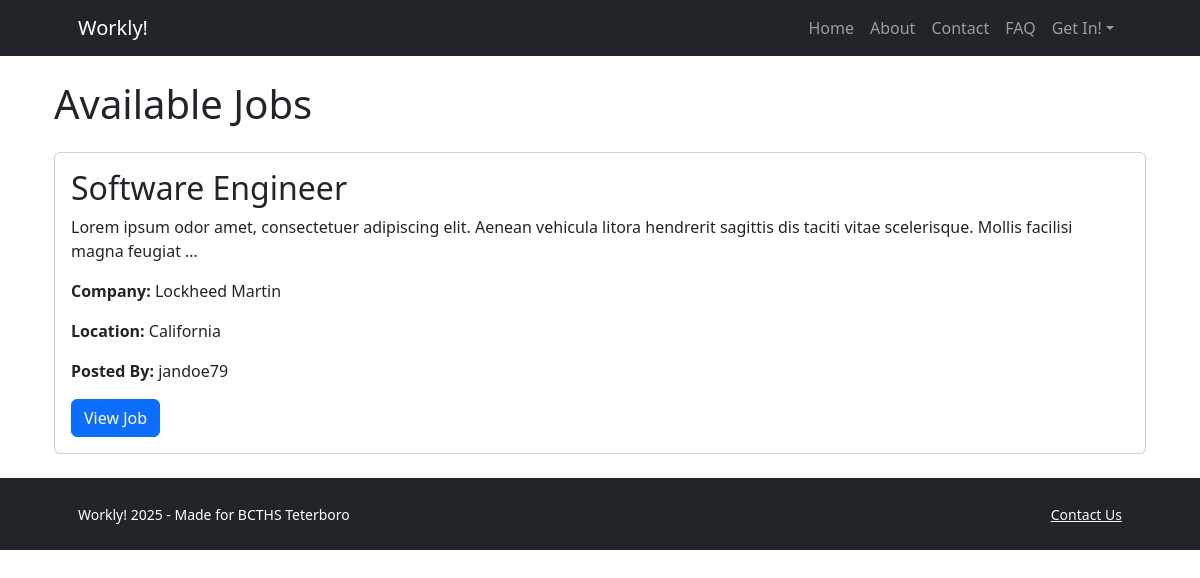
The app's page /jobs/, older data.
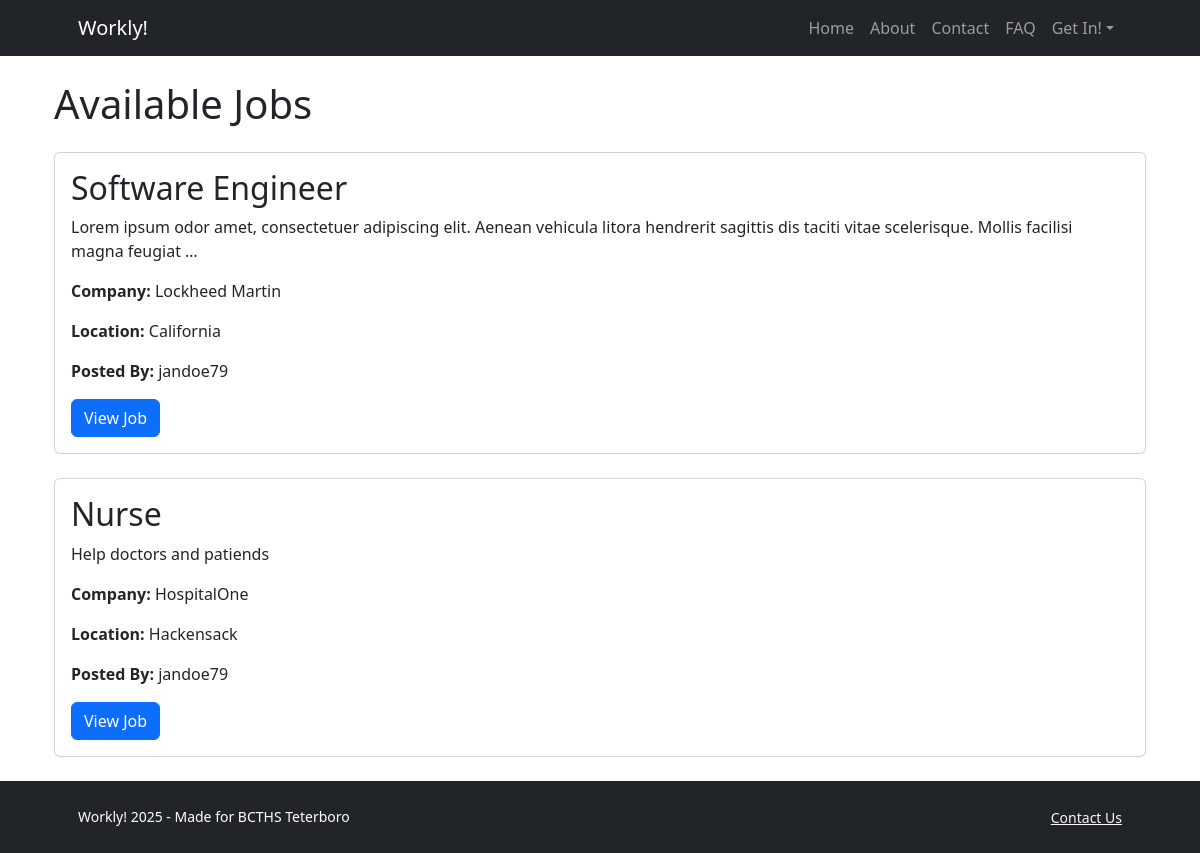
The same page, newer data.
### joblistings/models.py (models this page shows, shortened)
class JobPosting(models.Model):
    title = models.CharField(max_length=200)
    company = models.CharField(max_length=200)
    description = models.TextField()
    location = models.CharField(max_length=100)
    salary = models.DecimalField(max_digits=10, decimal_places=2)
    date_posted = models.DateTimeField(default=timezone.now)
    is_approved = models.BooleanField(default=False)
    posted_by = models.ForeignKey(settings.AUTH_USER_MODEL, on_delete = models.CASCADE, related_name = 'job_postings')

### accounts/models.py (models this page shows, shortened)
class CustomUser(AbstractUser):
    USER_TYPE_CHOICES = (
        ('employer', 'Employer'),
        ('applicant', 'Applicant'),
    )
    name = models.CharField(max_length=100)
    user_type = models.CharField(max_length=10, choices=USER_TYPE_CHOICES)
    groups = models.ManyToManyField(Group, related_name="customuser_groups", blank=True)
    user_permissions = models.ManyToManyField(Permission, related_name="customuser_permissions", blank=True)

### joblistings/views.py (the view)
# urls.py: path('jobs/', views.job_list, name='job_list'),
def job_list(request):
    jobs = JobPosting.objects.filter(is_approved=True)
    return render(request, 'job_list.html', {'jobs':jobs})

### templates/job_list.html
{% extends "base.html" %}
{% block content %}
<div class="container">
    <h1 class="my-4">Available Jobs</h1>
    <div class="row">
        {% for job in jobs %}
            <div class="cold-md-6">
                <div class="card mb-4">
                    <div class="card-body">
                        <h2 class="card-title">{{job.title}}</h2>
                        <p class="card-text">{{job.description | truncatewords:20}}</p>
                        <p class="card-text"><strong>Company:</strong> {{ job.company }}</p>
                        <p class="card-text"><strong>Location:</strong> {{ job.location }}</p>
                        <p class="card-text"><strong>Posted By:</strong> {{ job.posted_by.username }}</p>
                        <a href="{% url 'job_detail' job.id %}" class="btn btn-primary">View Job</a>
                    </div>
                </div>
            </div>
            {%empty%}
            <p>No jobs available at the moment</p>
        {% endfor %}
    </div>
</div>
{% endblock content %}

Row changes from the older to the newer data that the page shows:
added JobPosting: title "Nurse", description "Help doctors and patiends", company "HospitalOne", location "Hackensack", posted_by.username "jandoe79"
